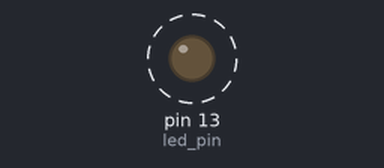
This sketch was run on a simulated Arduino Uno, built with avr-gcc and run on an emulated ATmega328P. Shown: output pins drawn as LEDs (lit = HIGH). Dashed ring = blinking.

Above: at 0.5 s.
Timing chart, 0 to 4.6 s (numbered marks = the images above):
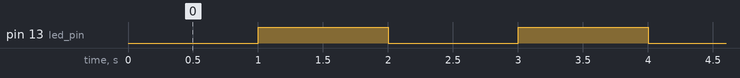

Measured:
- by itself, pin 13 (led_pin): alternates HIGH for 1.0 s and LOW for 1.0 s

The sketch:

ANDES_Q9_TEST.ino
```cpp
 //************* Timer1*** 計時中斷控制實習****************************
//*動作：致能計時中斷，控制LED閃爍時間
//*******************************************************************
#include <FlexiTimer2.h> // 引入計時中斷函式庫

const int led_pin = 13;  // LED接至13腳

void flash() { // 計時中斷函數
  static boolean flag = 1; // 位元旗標預設為1
  digitalWrite(led_pin, flag); // LED輸出
  flag = !flag; // 位元旗標反相
}

void setup() {
  pinMode(led_pin, OUTPUT);
  FlexiTimer2::set(1000, flash); // 設定每1000mS產生中斷，進入中斷函數(flash)
   FlexiTimer2::start(); // 啟動開始計時
}

void loop() { // 主程式無作用，或執行其它程式
}
```
